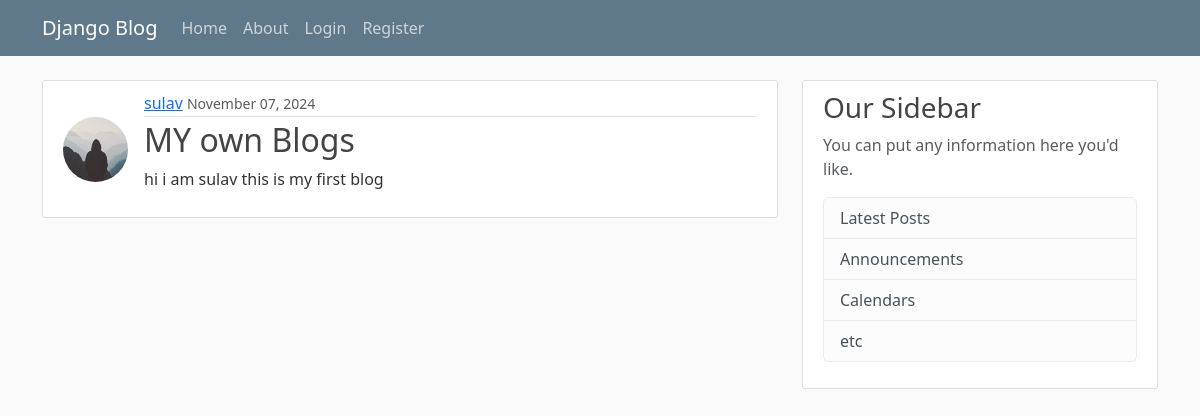
Screenshot of /post/37/ with the database file from the repository.
### boards/models.py (models this page shows, shortened)
class Post(models.Model):
    title=models.CharField(max_length=100)
    content=models.TextField()
    date_posted=models.DateTimeField(default=timezone.now)
    author=models.ForeignKey(User,on_delete=models.CASCADE)

### users/models.py (models this page shows, shortened)
class Profile(models.Model):
    user = models.OneToOneField(User, on_delete=models.CASCADE)
    image = models.ImageField(default='default.jpg', upload_to='profile_pic')

### boards/views.py (the view)
# urls.py: path("post/<int:pk>/",PostDetailView.as_view(),name='post-detail'),
class PostDetailView(DetailView):
    model=Post
    template_name = 'blog/post_detail.html'  # Update this line
    context_object_name = 'post'

### boards/templates/blog/post_detail.html (shortened to what this page needs)
{% extends "blog/base.html" %}
{% block content %}
    <article class="media content-section">
      <img src="{{ object.author.profile.image.url }}" class="rounded-circle article-img" alt="{{ object.author }}">
      <div class="media-body">
        <div class="article-metadata">
          <a class="mr-2" href="{%url 'user-posts' object.author.username %}">{{ object.author }}</a>
          <small class="text-muted">{{ object.date_posted|date:"F d, Y" }}</small>
        </div>
        <h2 class="article-title">{{ object.title }}</h2>
        <p class="article-content">{{ object.content }}</p>
      </div>
    </article>
{% endblock content %}

### boards/static/blogs/style.css (style rules this page uses)
body { background: #fafafa; color: #333333; margin-top: 5rem; }
h1, h2, h3, h4, h5, h6 { color: #444444; }
.content-section { background: #ffffff; padding: 10px 20px; border: 1px solid #dddddd; border-radius: 3px; margin-bottom: 20px; }
.article-title { color: #444444; }
.article-content { white-space: pre-line; }
.article-img { height: 65px; width: 65px; margin-right: 16px; }
.article-metadata { padding-bottom: 1px; margin-bottom: 4px; border-bottom: 1px solid #e3e3e3 }
.media { display: flex; align-items: center; }
.media-body { flex: 1; }

### rows the page displays
Post: author.profile.image (placeholder picture), author "sulav", date_posted "November 07, 2024", title "MY own Blogs", content "hi i am sulav this is my first blog"
